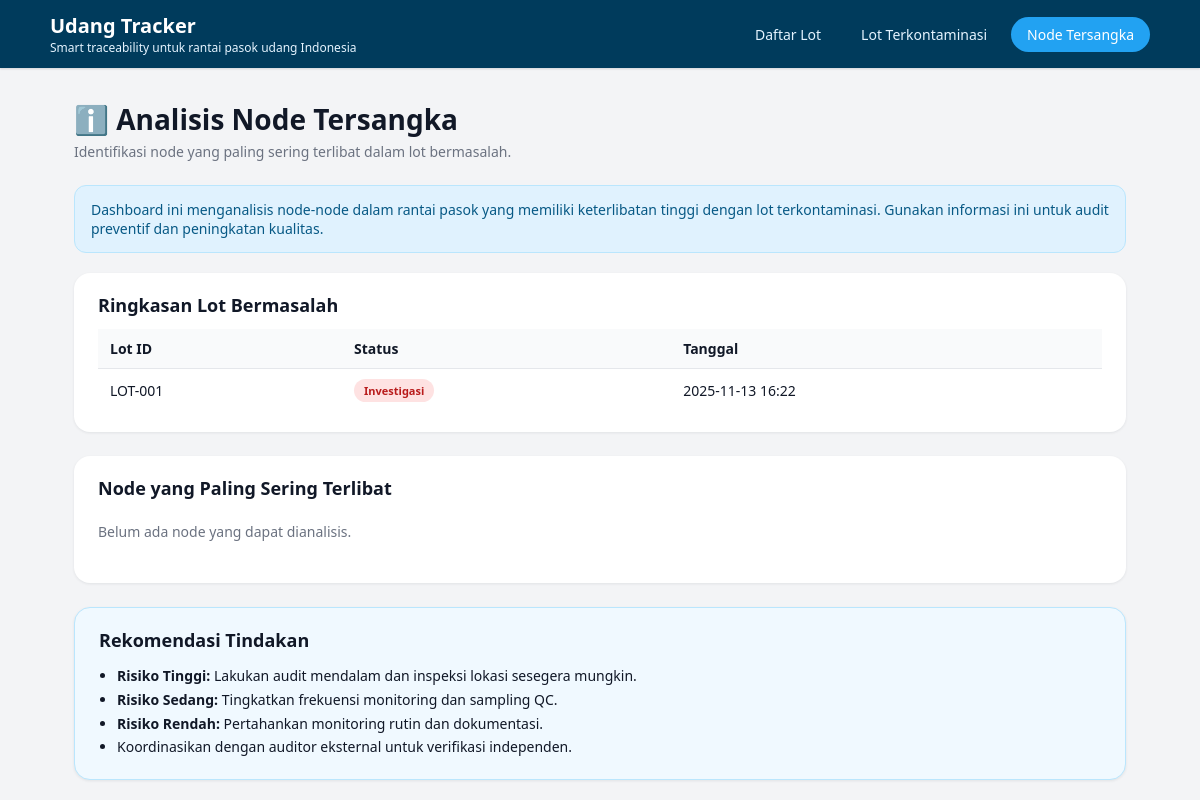
/trace/suspects/, run on an earlier commit of the app's database.
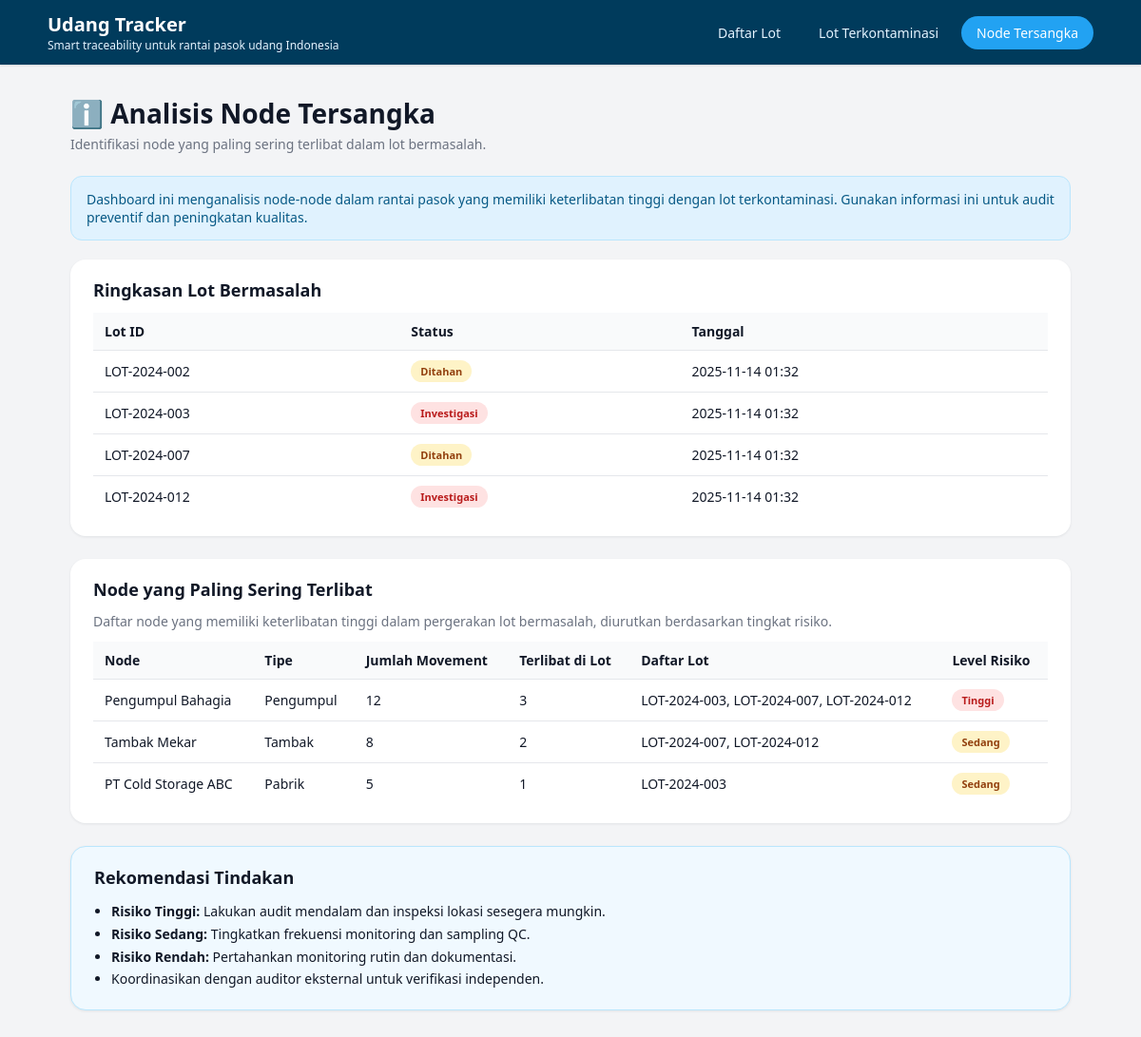
And on a later commit of the database.
### tracker/models.py (models this page shows, shortened)
class Lot(models.Model):
    lot_id = models.CharField(max_length=100, unique=True)
    creator = models.ForeignKey(User, null=True, on_delete=models.SET_NULL)
    status = models.CharField(
        max_length=20,
        choices=[
            ("OK", "Aman"),
            ("HOLD", "Ditahan"),
            ("INVESTIGATE", "Investigasi"),
        ],
    )
    jenis_kontaminasi = models.CharField(max_length=100, blank=True, null=True)
    created_at = models.DateTimeField(auto_now_add=True)

class Node(models.Model):
    name = models.CharField(max_length=100)
    type = models.CharField(max_length=100)  # mis: Tambak, Pengumpul, Pabrik

### tracker/views.py (the view)
# urls.py: path("trace/suspects/", views.suspect_nodes, name="suspect_nodes"),
def suspect_nodes(request):
    problematic_lots = Lot.objects.filter(status__in=["HOLD", "INVESTIGATE"])
    movements = LotMovement.objects.filter(lot__in=problematic_lots)
    suspects_raw = (
        movements.values("node__id", "node__name", "node__type")
        .annotate(
            movement_count=Count("id"),
            lots_count=Count("lot", distinct=True),
        )
        .order_by("-movement_count")
    )
    suspects = []
    for item in suspects_raw:
        node_id = item["node__id"]
        lots_involved = (
            movements.filter(node_id=node_id)
            .values_list("lot__lot_id", flat=True)
            .distinct()
        )
        if item["movement_count"] >= 10:
            risk = "Tinggi"
        elif item["movement_count"] >= 5:
            risk = "Sedang"
        else:
            risk = "Rendah"
        suspects.append(
            {
                "name": item["node__name"],
                "type": item["node__type"],
                "movement_count": item["movement_count"],
                "lots_count": item["lots_count"],
                "lots": list(lots_involved),
                "risk": risk,
            }
        )
    context = {
        "problematic_lots": problematic_lots,
        "suspects": suspects,
    }
    return render(request, "tracker/suspect_nodes.html", context)

### tracker/templates/tracker/suspect_nodes.html (shortened to what the changed rows need)
{% extends "tracker/base.html" %}
{% block content %}
<div class="page-container">
    <div class="page-header">
        <h1 class="page-title">ℹ️ Analisis Node Tersangka</h1>
    </div>
    <div class="card">
        <h2 class="card-title">Ringkasan Lot Bermasalah</h2>
        {% if problematic_lots %}
        <div class="table-wrapper">
            <table class="table">
                <thead>
                    <tr>
                        <th>Lot ID</th>
                        <th>Status</th>
                        <th>Tanggal</th>
                    </tr>
                </thead>
                <tbody>
                    {% for lot in problematic_lots %}
                    <tr>
                        <td>{{ lot.lot_id }}</td>
                        <td>
                            {% if lot.status == "INVESTIGATE" %}
                                <span class="badge badge-investigate">Investigasi</span>
                            {% elif lot.status == "HOLD" %}
                                <span class="badge badge-hold">Ditahan</span>
                            {% elif lot.status == "OK" %}
                                <span class="badge badge-ok">Aman</span>
                            {% endif %}
                        </td>
                        <td>{{ lot.created_at|date:"Y-m-d H:i" }}</td>
                    </tr>
                    {% endfor %}
                </tbody>
            </table>
        </div>
        {% else %}
            <p class="empty-state">Tidak ada lot bermasalah.</p>
        {% endif %}
    </div>
    <div class="card">
        <h2 class="card-title">Node yang Paling Sering Terlibat</h2>
        {% if suspects %}
        <p class="page-subtitle" style="margin-bottom:12px;">
            Daftar node yang memiliki keterlibatan tinggi dalam pergerakan lot bermasalah, diurutkan berdasarkan tingkat risiko.
        </p>
        <div class="table-wrapper">
            <table class="table">
                <thead>
                    <tr>
                        <th>Node</th>
                        <th>Tipe</th>
                        <th>Jumlah Movement</th>
                        <th>Terlibat di Lot</th>
                        <th>Daftar Lot</th>
                        <th>Level Risiko</th>
                    </tr>
                </thead>
                <tbody>
                    {% for s in suspects %}
                    <tr>
                        <td>{{ s.name }}</td>
                        <td>{{ s.type }}</td>
                        <td>{{ s.movement_count }}</td>
                        <td>{{ s.lots_count }}</td>
                        <td>
                            {% for l in s.lots %}
                                {{ l }}{% if not forloop.last %}, {% endif %}
                            {% endfor %}
                        </td>
                        <td>
                            {% if s.risk == "Tinggi" %}
                                <span class="badge badge-risk-high">Tinggi</span>
                            {% elif s.risk == "Sedang" %}
                                <span class="badge badge-risk-medium">Sedang</span>
                            {% else %}
                                <span class="badge badge-risk-low">Rendah</span>
                            {% endif %}
                        </td>
                    </tr>
                    {% endfor %}
                </tbody>
            </table>
        </div>
        {% else %}
            <p class="empty-state">Belum ada node yang dapat dianalisis.</p>
        {% endif %}
    </div>
    <div class="card" style="background:#f0f9ff; border:1px solid #bae6fd;">
        <h2 class="card-title">Rekomendasi Tindakan</h2>
    </div>
</div>
{% endblock %}

What changed in the data, as far as the page shows it:
no longer on this page (row edited): Lot: lot_id "LOT-001", status "Investigasi", created_at "2025-11-13 16:22"
added Lot: lot_id "LOT-2024-002", status "Ditahan", created_at "2025-11-14 01:32"
added Lot: lot_id "LOT-2024-003", status "Investigasi", created_at "2025-11-14 01:32"
added Lot: lot_id "LOT-2024-007", status "Ditahan", created_at "2025-11-14 01:32"
added Lot: lot_id "LOT-2024-012", status "Investigasi", created_at "2025-11-14 01:32"
added Node: name "Pengumpul Bahagia", type "Pengumpul", movement_count "12", lots_count "3", lots "LOT-2024-003" "LOT-2024-007" "LOT-2024-012", shows "Tinggi"
added Node: name "Tambak Mekar", type "Tambak", movement_count "8", lots_count "2", lots "LOT-2024-007" "LOT-2024-012", shows "Sedang"
added Node: name "PT Cold Storage ABC", type "Pabrik", movement_count "5", lots_count "1", lots "LOT-2024-003", shows "Sedang"
Also different on the page:
text no longer shown: "Belum ada node yang dapat dianalisis."
text now shown: "Daftar node yang memiliki keterlibatan tinggi dalam pergerakan lot bermasalah, diurutkan berdasarkan tingkat risiko. Node Tipe Jumlah Movement Terlibat di Lot Daftar Lot Level Risiko"
